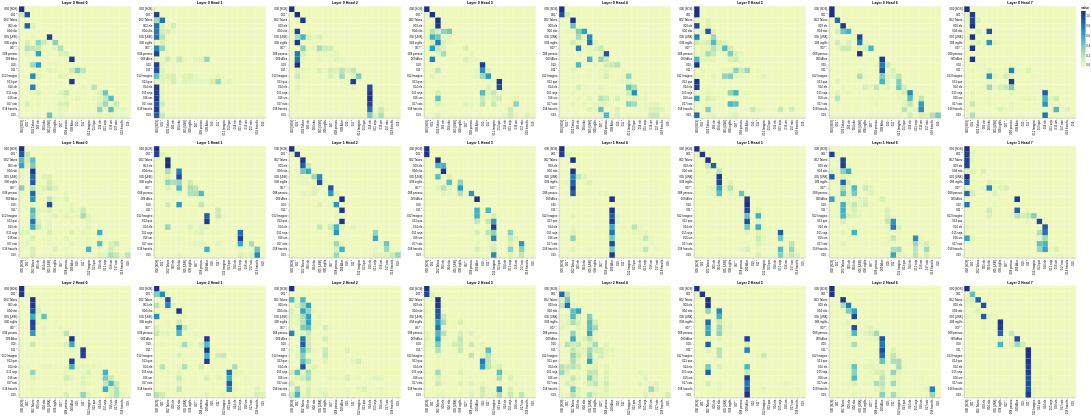

The notebook cell this image was saved under:
### Code cell
# Decoder Self-Attention
get_all_attention_maps("decoder", layers, heads, decoder_input_tokens, decoder_input_tokens, min(20, sentence_len))

### Figure 1 — Vega-Lite specification as saved in the notebook (floating-point values rounded to 4 significant figures; data arrays with more than 128 entries replaced by an {"elided": "..."} marker saying what was removed)
{"config": {"view": {"continuousWidth": 300, "continuousHeight": 300}}, "vconcat": [{"hconcat": [{"data": {"name": "data-af1c9a3e6d58a1a7a4417d82f5e31cc6"}, "mark": {"type": "rect"}, "encoding": {"color": {"field": "value", "type": "quantitative"}, "tooltip": [{"field": "row", "type": "quantitative"}, {"field": "column", "type": "quantitative"}, {"field": "value", "type": "quantitative"}, {"field": "row_token", "type": "nominal"}, {"field": "col_token", "type": "nominal"}], "x": {"axis": {"title": ""}, "field": "col_token", "type": "nominal"}, "y": {"axis": {"title": ""}, "field": "row_token", "type": "nominal"}}, "height": 400, "name": "view_bd572846b05e4e84_0", "title": "Layer 0 Head 0", "width": 400}, {"data": {"name": "data-037744a1f13301cc4023c7ef4c64a537"}, "mark": {"type": "rect"}, "encoding": {"color": {"field": "value", "type": "quantitative"}, "tooltip": [{"field": "row", "type": "quantitative"}, {"field": "column", "type": "quantitative"}, {"field": "value", "type": "quantitative"}, {"field": "row_token", "type": "nominal"}, {"field": "col_token", "type": "nominal"}], "x": {"axis": {"title": ""}, "field": "col_token", "type": "nominal"}, "y": {"axis": {"title": ""}, "field": "row_token", "type": "nominal"}}, "height": 400, "name": "view_c8eaead17591a226_1", "title": "Layer 0 Head 1", "width": 400}, {"data": {"name": "data-59f30145be2d51b94006e5e860cc0fd0"}, "mark": {"type": "rect"}, "encoding": {"color": {"field": "value", "type": "quantitative"}, "tooltip": [{"field": "row", "type": "quantitative"}, {"field": "column", "type": "quantitative"}, {"field": "value", "type": "quantitative"}, {"field": "row_token", "type": "nominal"}, {"field": "col_token", "type": "nominal"}], "x": {"axis": {"title": ""}, "field": "col_token", "type": "nominal"}, "y": {"axis": {"title": ""}, "field": "row_token", "type": "nominal"}}, "height": 400, "name": "view_422d43db4fd3c899_2", "title": "Layer 0 Head 2", "width": 400}, {"data": {"name": "data-075c9489d7cb4b735ec02bfc63bddcae"}, "mark": {"type": "rect"}, "encoding": {"color": {"field": "value", "type": "quantitative"}, "tooltip": [{"field": "row", "type": "quantitative"}, {"field": "column", "type": "quantitative"}, {"field": "value", "type": "quantitative"}, {"field": "row_token", "type": "nominal"}, {"field": "col_token", "type": "nominal"}], "x": {"axis": {"title": ""}, "field": "col_token", "type": "nominal"}, "y": {"axis": {"title": ""}, "field": "row_token", "type": "nominal"}}, "height": 400, "name": "view_7a34d7fb1126e255_3", "title": "Layer 0 Head 3", "width": 400}, {"data": {"name": "data-49d1bbdcaf661400d29a79fb3e424f9b"}, "mark": {"type": "rect"}, "encoding": {"color": {"field": "value", "type": "quantitative"}, "tooltip": [{"field": "row", "type": "quantitative"}, {"field": "column", "type": "quantitative"}, {"field": "value", "type": "quantitative"}, {"field": "row_token", "type": "nominal"}, {"field": "col_token", "type": "nominal"}], "x": {"axis": {"title": ""}, "field": "col_token", "type": "nominal"}, "y": {"axis": {"title": ""}, "field": "row_token", "type": "nominal"}}, "height": 400, "name": "view_84158ef0617176b3_4", "title": "Layer 0 Head 4", "width": 400}, {"data": {"name": "data-90e39f6301d5e6add9f810e59e91e553"}, "mark": {"type": "rect"}, "encoding": {"color": {"field": "value", "type": "quantitative"}, "tooltip": [{"field": "row", "type": "quantitative"}, {"field": "column", "type": "quantitative"}, {"field": "value", "type": "quantitative"}, {"field": "row_token", "type": "nominal"}, {"field": "col_token", "type": "nominal"}], "x": {"axis": {"title": ""}, "field": "col_token", "type": "nominal"}, "y": {"axis": {"title": ""}, "field": "row_token", "type": "nominal"}}, "height": 400, "name": "view_f4424de3ad5b13fc_5", "title": "Layer 0 Head 5", "width": 400}, {"data": {"name": "data-7b2322dc9995be1d4f4d0ca77d16c03f"}, "mark": {"type": "rect"}, "encoding": {"color": {"field": "value", "type": "quantitative"}, "tooltip": [{"field": "row", "type": "quantitative"}, {"field": "column", "type": "quantitative"}, {"field": "value", "type": "quantitative"}, {"field": "row_token", "type": "nominal"}, {"field": "col_token", "type": "nominal"}], "x": {"axis": {"title": ""}, "field": "col_token", "type": "nominal"}, "y": {"axis": {"title": ""}, "field": "row_token", "type": "nominal"}}, "height": 400, "name": "view_6741fb3294a81a27_6", "title": "Layer 0 Head 6", "width": 400}, {"data": {"name": "data-d5cb241e1521744345bca4e8900c3291"}, "mark": {"type": "rect"}, "encoding": {"color": {"field": "value", "type": "quantitative"}, "tooltip": [{"field": "row", "type": "quantitative"}, {"field": "column", "type": "quantitative"}, {"field": "value", "type": "quantitative"}, {"field": "row_token", "type": "nominal"}, {"field": "col_token", "type": "nominal"}], "x": {"axis": {"title": ""}, "field": "col_token", "type": "nominal"}, "y": {"axis": {"title": ""}, "field": "row_token", "type": "nominal"}}, "height": 400, "name": "view_7e6312a9b82a3900_7", "title": "Layer 0 Head 7", "width": 400}]}, {"hconcat": [{"data": {"name": "data-82520f8687b3fbf78188e6ee36437674"}, "mark": {"type": "rect"}, "encoding": {"color": {"field": "value", "type": "quantitative"}, "tooltip": [{"field": "row", "type": "quantitative"}, {"field": "column", "type": "quantitative"}, {"field": "value", "type": "quantitative"}, {"field": "row_token", "type": "nominal"}, {"field": "col_token", "type": "nominal"}], "x": {"axis": {"title": ""}, "field": "col_token", "type": "nominal"}, "y": {"axis": {"title": ""}, "field": "row_token", "type": "nominal"}}, "height": 400, "name": "view_577b19995d2d9c4c_0", "title": "Layer 1 Head 0", "width": 400}, {"data": {"name": "data-21b4973349269031e53e23ba40f8e5b4"}, "mark": {"type": "rect"}, "encoding": {"color": {"field": "value", "type": "quantitative"}, "tooltip": [{"field": "row", "type": "quantitative"}, {"field": "column", "type": "quantitative"}, {"field": "value", "type": "quantitative"}, {"field": "row_token", "type": "nominal"}, {"field": "col_token", "type": "nominal"}], "x": {"axis": {"title": ""}, "field": "col_token", "type": "nominal"}, "y": {"axis": {"title": ""}, "field": "row_token", "type": "nominal"}}, "height": 400, "name": "view_019a5ea4c3fa1cff_1", "title": "Layer 1 Head 1", "width": 400}, {"data": {"name": "data-333c20976b6b2b157860e54369ad606a"}, "mark": {"type": "rect"}, "encoding": {"color": {"field": "value", "type": "quantitative"}, "tooltip": [{"field": "row", "type": "quantitative"}, {"field": "column", "type": "quantitative"}, {"field": "value", "type": "quantitative"}, {"field": "row_token", "type": "nominal"}, {"field": "col_token", "type": "nominal"}], "x": {"axis": {"title": ""}, "field": "col_token", "type": "nominal"}, "y": {"axis": {"title": ""}, "field": "row_token", "type": "nominal"}}, "height": 400, "name": "view_3679f27dfe18a1f0_2", "title": "Layer 1 Head 2", "width": 400}, {"data": {"name": "data-968e4eb83c7f4802b386e3755201d962"}, "mark": {"type": "rect"}, "encoding": {"color": {"field": "value", "type": "quantitative"}, "tooltip": [{"field": "row", "type": "quantitative"}, {"field": "column", "type": "quantitative"}, {"field": "value", "type": "quantitative"}, {"field": "row_token", "type": "nominal"}, {"field": "col_token", "type": "nominal"}], "x": {"axis": {"title": ""}, "field": "col_token", "type": "nominal"}, "y": {"axis": {"title": ""}, "field": "row_token", "type": "nominal"}}, "height": 400, "name": "view_cf8ec62658080b46_3", "title": "Layer 1 Head 3", "width": 400}, {"data": {"name": "data-4016887b18e68d18ac54077701de558d"}, "mark": {"type": "rect"}, "encoding": {"color": {"field": "value", "type": "quantitative"}, "tooltip": [{"field": "row", "type": "quantitative"}, {"field": "column", "type": "quantitative"}, {"field": "value", "type": "quantitative"}, {"field": "row_token", "type": "nominal"}, {"field": "col_token", "type": "nominal"}], "x": {"axis": {"title": ""}, "field": "col_token", "type": "nominal"}, "y": {"axis": {"title": ""}, "field": "row_token", "type": "nominal"}}, "height": 400, "name": "view_bc8a719136886674_4", "title": "Layer 1 Head 4", "width": 400}, {"data": {"name": "data-e237b0f5883f317f39ee6f0b7584a742"}, "mark": {"type": "rect"}, "encoding": {"color": {"field": "value", "type": "quantitative"}, "tooltip": [{"field": "row", "type": "quantitative"}, {"field": "column", "type": "quantitative"}, {"field": "value", "type": "quantitative"}, {"field": "row_token", "type": "nominal"}, {"field": "col_token", "type": "nominal"}], "x": {"axis": {"title": ""}, "field": "col_token", "type": "nominal"}, "y": {"axis": {"title": ""}, "field": "row_token", "type": "nominal"}}, "height": 400, "name": "view_044d250b347ce8ef_5", "title": "Layer 1 Head 5", "width": 400}, {"data": {"name": "data-8e3a068e66d0f361de29fe528b73df44"}, "mark": {"type": "rect"}, "encoding": {"color": {"field": "value", "type": "quantitative"}, "tooltip": [{"field": "row", "type": "quantitative"}, {"field": "column", "type": "quantitative"}, {"field": "value", "type": "quantitative"}, {"field": "row_token", "type": "nominal"}, {"field": "col_token", "type": "nominal"}], "x": {"axis": {"title": ""}, "field": "col_token", "type": "nominal"}, "y": {"axis": {"title": ""}, "field": "row_token", "type": "nominal"}}, "height": 400, "name": "view_2b89385738e570fa_6", "title": "Layer 1 Head 6", "width": 400}, {"data": {"name": "data-0de9c816f5cbeb254f0267c8fd3bf538"}, "mark": {"type": "rect"}, "encoding": {"color": {"field": "value", "type": "quantitative"}, "tooltip": [{"field": "row", "type": "quantitative"}, {"field": "column", "type": "quantitative"}, {"field": "value", "type": "quantitative"}, {"field": "row_token", "type": "nominal"}, {"field": "col_token", "type": "nominal"}], "x": {"axis": {"title": ""}, "field": "col_token", "type": "nominal"}, "y": {"axis": {"title": ""}, "field": "row_token", "type": "nominal"}}, "height": 400, "name": "view_385c5ff42fe2f713_7", "title": "Layer 1 Head 7", "width": 400}]}, {"hconcat": [{"data": {"name": "data-28cb21eb6ea31dca4d2f471a058a0aaf"}, "mark": {"type": "rect"}, "encoding": {"color": {"field": "value", "type": "quantitative"}, "tooltip": [{"field": "row", "type": "quantitative"}, {"field": "column", "type": "quantitative"}, {"field": "value", "type": "quantitative"}, {"field": "row_token", "type": "nominal"}, {"field": "col_token", "type": "nominal"}], "x": {"axis": {"title": ""}, "field": "col_token", "type": "nominal"}, "y": {"axis": {"title": ""}, "field": "row_token", "type": "nominal"}}, "height": 400, "name": "view_fbae289042cde6ca_0", "title": "Layer 2 Head 0", "width": 400}, {"data": {"name": "data-a561ccdd2718c087c3b4996b6995243b"}, "mark": {"type": "rect"}, "encoding": {"color": {"field": "value", "type": "quantitative"}, "tooltip": [{"field": "row", "type": "quantitative"}, {"field": "column", "type": "quantitative"}, {"field": "value", "type": "quantitative"}, {"field": "row_token", "type": "nominal"}, {"field": "col_token", "type": "nominal"}], "x": {"axis": {"title": ""}, "field": "col_token", "type": "nominal"}, "y": {"axis": {"title": ""}, "field": "row_token", "type": "nominal"}}, "height": 400, "name": "view_d38dfe4fb545f04e_1", "title": "Layer 2 Head 1", "width": 400}, {"data": {"name": "data-a8202f58bf39af8fc7ba2f3132504e98"}, "mark": {"type": "rect"}, "encoding": {"color": {"field": "value", "type": "quantitative"}, "tooltip": [{"field": "row", "type": "quantitative"}, {"field": "column", "type": "quantitative"}, {"field": "value", "type": "quantitative"}, {"field": "row_token", "type": "nominal"}, {"field": "col_token", "type": "nominal"}], "x": {"axis": {"title": ""}, "field": "col_token", "type": "nominal"}, "y": {"axis": {"title": ""}, "field": "row_token", "type": "nominal"}}, "height": 400, "name": "view_2b4be715f1f551c8_2", "title": "Layer 2 Head 2", "width": 400}, {"data": {"name": "data-8db5978b950f5cb22bb725d257a9e66d"}, "mark": {"type": "rect"}, "encoding": {"color": {"field": "value", "type": "quantitative"}, "tooltip": [{"field": "row", "type": "quantitative"}, {"field": "column", "type": "quantitative"}, {"field": "value", "type": "quantitative"}, {"field": "row_token", "type": "nominal"}, {"field": "col_token", "type": "nominal"}], "x": {"axis": {"title": ""}, "field": "col_token", "type": "nominal"}, "y": {"axis": {"title": ""}, "field": "row_token", "type": "nominal"}}, "height": 400, "name": "view_764abd86437af56a_3", "title": "Layer 2 Head 3", "width": 400}, {"data": {"name": "data-042cfb3041df7b36fe445b106322ccfc"}, "mark": {"type": "rect"}, "encoding": {"color": {"field": "value", "type": "quantitative"}, "tooltip": [{"field": "row", "type": "quantitative"}, {"field": "column", "type": "quantitative"}, {"field": "value", "type": "quantitative"}, {"field": "row_token", "type": "nominal"}, {"field": "col_token", "type": "nominal"}], "x": {"axis": {"title": ""}, "field": "col_token", "type": "nominal"}, "y": {"axis": {"title": ""}, "field": "row_token", "type": "nominal"}}, "height": 400, "name": "view_6d7b7841ed8d58e9_4", "title": "Layer 2 Head 4", "width": 400}, {"data": {"name": "data-2b4656ef65caa689bdef8f02c16fccd9"}, "mark": {"type": "rect"}, "encoding": {"color": {"field": "value", "type": "quantitative"}, "tooltip": [{"field": "row", "type": "quantitative"}, {"field": "column", "type": "quantitative"}, {"field": "value", "type": "quantitative"}, {"field": "row_token", "type": "nominal"}, {"field": "col_token", "type": "nominal"}], "x": {"axis": {"title": ""}, "field": "col_token", "type": "nominal"}, "y": {"axis": {"title": ""}, "field": "row_token", "type": "nominal"}}, "height": 400, "name": "view_2de7004e718c177f_5", "title": "Layer 2 Head 5", "width": 400}, {"data": {"name": "data-6b40dc445297260aae75406d779fb1ec"}, "mark": {"type": "rect"}, "encoding": {"color": {"field": "value", "type": "quantitative"}, "tooltip": [{"field": "row", "type": "quantitative"}, {"field": "column", "type": "quantitative"}, {"field": "value", "type": "quantitative"}, {"field": "row_token", "type": "nominal"}, {"field": "col_token", "type": "nominal"}], "x": {"axis": {"title": ""}, "field": "col_token", "type": "nominal"}, "y": {"axis": {"title": ""}, "field": "row_token", "type": "nominal"}}, "height": 400, "name": "view_2b449f2c54d5177d_6", "title": "Layer 2 Head 6", "width": 400}, {"data": {"name": "data-023e7ec1a9d7bb4fe7ef0d259ec7fe27"}, "mark": {"type": "rect"}, "encoding": {"color": {"field": "value", "type": "quantitative"}, "tooltip": [{"field": "row", "type": "quantitative"}, {"field": "column", "type": "quantitative"}, {"field": "value", "type": "quantitative"}, {"field": "row_token", "type": "nominal"}, {"field": "col_token", "type": "nominal"}], "x": {"axis": {"title": ""}, "field": "col_token", "type": "nominal"}, "y": {"axis": {"title": ""}, "field": "row_token", "type": "nominal"}}, "height": 400, "name": "view_1693f1dcbcc8c6f6_7", "title": "Layer 2 Head 7", "width": 400}]}], "params": [{"name": "param_1e9efca18e7a2868", "select": {"type": "interval", "encodings": ["x", "y"]}, "bind": "scales", "views": ["view_bd572846b05e4e84_0", "view_c8eaead17591a226_1", "view_422d43db4fd3c899_2", "view_7a34d7fb1126e255_3", "view_84158ef0617176b3_4", "view_f4424de3ad5b13fc_5", "view_6741fb3294a81a27_6", "view_7e6312a9b82a3900_7", "view_577b19995d2d9c4c_0", "view_019a5ea4c3fa1cff_1", "view_3679f27dfe18a1f0_2", "view_cf8ec62658080b46_3", "view_bc8a719136886674_4", "view_044d250b347ce8ef_5", "view_2b89385738e570fa_6", "view_385c5ff42fe2f713_7", "view_fbae289042cde6ca_0", "view_d38dfe4fb545f04e_1", "view_2b4be715f1f551c8_2", "view_764abd86437af56a_3", "view_6d7b7841ed8d58e9_4", "view_2de7004e718c177f_5", "view_2b449f2c54d5177d_6", "view_1693f1dcbcc8c6f6_7"]}], "$schema": "https://vega.github.io/schema/vega-lite/v6.4.1.json", "datasets": {"data-af1c9a3e6d58a1a7a4417d82f5e31cc6": {"elided": "400 records"}, "data-037744a1f13301cc4023c7ef4c64a537": {"elided": "400 records"}, "data-59f30145be2d51b94006e5e860cc0fd0": {"elided": "400 records"}, "data-075c9489d7cb4b735ec02bfc63bddcae": {"elided": "400 records"}, "data-49d1bbdcaf661400d29a79fb3e424f9b": {"elided": "400 records"}, "data-90e39f6301d5e6add9f810e59e91e553": {"elided": "400 records"}, "data-7b2322dc9995be1d4f4d0ca77d16c03f": {"elided": "400 records"}, "data-d5cb241e1521744345bca4e8900c3291": {"elided": "400 records"}, "data-82520f8687b3fbf78188e6ee36437674": {"elided": "400 records"}, "data-21b4973349269031e53e23ba40f8e5b4": {"elided": "400 records"}, "data-333c20976b6b2b157860e54369ad606a": {"elided": "400 records"}, "data-968e4eb83c7f4802b386e3755201d962": {"elided": "400 records"}, "data-4016887b18e68d18ac54077701de558d": {"elided": "400 records"}, "data-e237b0f5883f317f39ee6f0b7584a742": {"elided": "400 records"}, "data-8e3a068e66d0f361de29fe528b73df44": {"elided": "400 records"}, "data-0de9c816f5cbeb254f0267c8fd3bf538": {"elided": "400 records"}, "data-28cb21eb6ea31dca4d2f471a058a0aaf": {"elided": "400 records"}, "data-a561ccdd2718c087c3b4996b6995243b": {"elided": "400 records"}, "data-a8202f58bf39af8fc7ba2f3132504e98": {"elided": "400 records"}, "data-8db5978b950f5cb22bb725d257a9e66d": {"elided": "400 records"}, "data-042cfb3041df7b36fe445b106322ccfc": {"elided": "400 records"}, "data-2b4656ef65caa689bdef8f02c16fccd9": {"elided": "400 records"}, "data-6b40dc445297260aae75406d779fb1ec": {"elided": "400 records"}, "data-023e7ec1a9d7bb4fe7ef0d259ec7fe27": {"elided": "400 records"}}}
